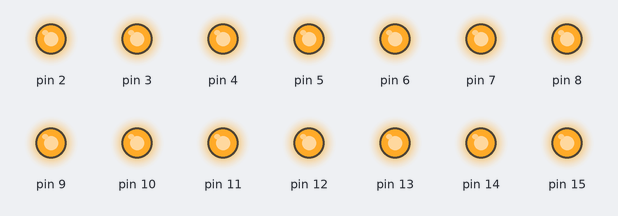
The sketch below on a simulated Arduino Mega 2560, built with avr-gcc and run on an emulated ATmega2560. Parts: output pins drawn as LEDs (lit = HIGH). Random numbers use the default seed unless the sketch sets one.

Above: at 0.1 s.
Timing chart, 0 to 1.6 s (numbered marks = the images above):
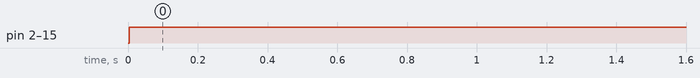

The sketch:

basic.ino
```cpp
struct Led {
  int x;
  int y;
  int sinkLayer;
  int outputNumber;
};

struct Sink {
  int outputNumber;
};

struct GridPoint {
  int x;
  int y;
  int z;
};

////--------------------------------------------------------------------------------------------------------------------------------------------------------------------------------------- STRUCTS END ////

GridPoint getGridPoint(int x, int y, int z) {
  GridPoint result;
  result.x = x;
  result.y = y;
  result.z = z;
  return result;
}

////------------------------------------------------------------------------------------------------------------------------------------------------------------------------------ HELPER FUNCTIONS END ////

Led LEDARRAY[6][6][6];
Sink SINKARRAY[6];

////--------------------------------------------------------------------------------------------------------------------------------------------------------------------------------------- GLOBALS END ////

void setupLedStructs() {
  int currentOutput = 2;
  for (int i = 0; i < 6; i++) {
    for (int j = 0; j < 6; j++) {
      int currentLayer = 48;
      for (int k = 0; k < 6; k++) {
        LEDARRAY[i][j][k].outputNumber = currentOutput;
        LEDARRAY[i][j][k].sinkLayer = k;
        LEDARRAY[i][j][k].x = i;
        LEDARRAY[i][j][k].y = j;
        pinMode(LEDARRAY[i][j][k].outputNumber, OUTPUT);
        currentLayer++;
      }
      currentOutput++;
    }
  }
}

void setupSinks() {
  for (int i = 48; i < 54; i++) {
    SINKARRAY[i - 48].outputNumber = i;
    pinMode(i, OUTPUT);
  }
}

void testAllLeds(int testDelay) {
  for (int i = 0; i < 6; i++) {
    for (int j = 0; j < 6; j++) {
      for (int k = 0; k < 6; k++) {
        ledOn(i, j, k);
        delay(testDelay);
        ledOff(i, j, k);
        closeAllSinks();
      }
    }
  }
}

////--------------------------------------------------------------------------------------------------------------------------------------------------------------------------------- SETUP AND TEST END////

void openAllSinks() {
  for (int i = 0; i < 6; i++) {
    digitalWrite(SINKARRAY[i].outputNumber, HIGH);
  }
}

void closeAllSinks() {
  for (int i = 0; i < 6; i++) {
    digitalWrite(SINKARRAY[i].outputNumber, LOW);
  }
}

void openSink(int sinkNumber) {
  digitalWrite(SINKARRAY[sinkNumber].outputNumber, HIGH);
}

void closeSink(int sinkNumber) {
  digitalWrite(SINKARRAY[sinkNumber].outputNumber, LOW);
}

////---------------------------------------------------------------------------------------------------------------------------------------------------------------------------------------.. SINKS END ////

void ledOn(int x, int y, int layer) {
  openSink(layer);
  digitalWrite(LEDARRAY[x][y][layer].outputNumber, HIGH);
}

void ledOff(int x, int y, int layer) {
  digitalWrite(LEDARRAY[x][y][layer].outputNumber, LOW);
}

void multipleLedsOn(GridPoint gridPoints[], int arraySize) {
  for (int i = 0; i < arraySize; i++) {
    ledOn(gridPoints[i].x, gridPoints[i].y, gridPoints[i].z);
  }
}

void multiLedsOff(GridPoint gridPoints[], int arraySize) {
  for (int i = 0; i < arraySize; i++) {
    ledOff(gridPoints[i].x, gridPoints[i].y, gridPoints[i].z);
  }
}

void allOn() {
  openAllSinks();
  for (int i = 0; i < 6; i++) {
    for (int j = 0; j < 6; j++) {
      for (int k = 0; k < 6; k++) {
        ledOn(i, j, k);
      }
    }
  }
}

void allOff() {
  closeAllSinks();
  for (int i = 0; i < 6; i++) {
    for (int j = 0; j < 6; j++) {
      for (int k = 0; k < 6; k++) {
        ledOff(i, j, k);
      }
    }
  }
}

////--------------------------------------------------------------------------------------------------------------------------------------------------------------------- DIGITAL ALL/SINGLE ON/OFF END ////

void layerOn(int layer) {
  openSink(layer);
  for (int i = 0; i < 6; i++) {
    for (int j = 0; j < 6; j++) {
      ledOn(i, j, layer);
    }
  }
}

void layerOff(int layer) {
  closeSink(layer);
  for (int i = 0; i < 6; i++) {
    for (int j = 0; j < 6; j++) {
      ledOff(i, j, layer);
    }
  }
}

void xLineOn(int pane, int layer) {
  openSink(layer);
  for (int i = 0; i < 6; i++) {
    for (int j = 0; j < 6; j++) {
      ledOn(i, pane, layer);
    }
  }
}

void xLineOff(int pane, int layer) {
  for (int i = 0; i < 6; i++) {
    for (int j = 0; j < 6; j++) {
      ledOff(i, pane, layer);
    }
  }
}

void yLineOn(int pane, int layer) {
  openSink(layer);
  for (int i = 0; i < 6; i++) {
    for (int j = 0; j < 6; j++) {
      ledOn(pane, i, layer);
    }
  }
}

void yLineOff(int pane, int layer) {
  for (int i = 0; i < 6; i++) {
    for (int j = 0; j < 6; j++) {
      ledOff(pane, i, layer);
    }
  }
}

void verticalLineOn(int x, int y) {
  openAllSinks();
  for (int i = 0; i < 6; i++) {
    ledOn(x, y, i);
  }
}

void verticalLineOff(int x, int y) {
  for (int i = 0; i < 6; i++) {
    ledOff(x, y, i);
  }
}

void xPaneOn(int pane) {
  openAllSinks();
  for (int i = 0; i < 6; i++) {
    for (int j = 0; j < 6; j++) {
      ledOn(i, pane, j);
    }
  }
}


void xPaneOff(int pane) {
  for (int i = 0; i < 6; i++) {
    for (int j = 0; j < 6; j++) {
      ledOff(i, pane, j);
    }
  }
}


void yPaneOn(int pane) {
  openAllSinks();
  for (int i = 0; i < 6; i++) {
    for (int j = 0; j < 6; j++) {
      ledOn(pane, i, j);
    }
  }
}


void yPaneOff(int pane) {
  for (int i = 0; i < 6; i++) {
    for (int j = 0; j < 6; j++) {
      ledOff(pane, i, j);
    }
  }
}

////------------------------------------------------------------------------------------------------------------------------------------------------------------------------- PANE AND EDGES ON/OFF END ////


void layerRun(int runDelay) {
  for (int i = 0; i < 6; i++) {
    layerOn(i);
    delay(runDelay);
    layerOff(i);
  }
  for (int i = 5; i >= 0; i--) {
    layerOn(i);
    delay(runDelay);
    layerOff(i);
  }
}

void layerRunReverse(int runDelay) {
  for (int i = 5; i >= 0; i--) {
    layerOn(i);
    delay(runDelay);
    layerOff(i);
  }

  for (int i = 0; i < 6; i++) {
    layerOn(i);
    delay(runDelay);
    layerOff(i);
  }
}

void xPaneRun(int runDelay) {
  for (int i = 0; i < 6; i++) {
    xPaneOn(i);
    delay(runDelay);
    xPaneOff(i);
  }
  for (int i = 5; i >= 0; i--) {
    xPaneOn(i);
    delay(runDelay);
    xPaneOff(i);
  }
}

void xPaneRunReverse(int runDelay) {
  for (int i = 5; i >= 0; i--) {
    xPaneOn(i);
    delay(runDelay);
    xPaneOff(i);
  }
  for (int i = 0; i < 6; i++) {
    xPaneOn(i);
    delay(runDelay);
    xPaneOff(i);
  }
}

void yPaneRun(int runDelay) {
  for (int i = 0; i < 6; i++) {
    yPaneOn(i);
    delay(runDelay);
    yPaneOff(i);
  }
  for (int i = 5; i >= 0; i--) {
    yPaneOn(i);
    delay(runDelay);
    yPaneOff(i);
  }
}

void yPaneRunReverse(int runDelay) {
  for (int i = 5; i >= 0; i--) {
    yPaneOn(i);
    delay(runDelay);
    yPaneOff(i);
  }
  for (int i = 0; i < 6; i++) {
    yPaneOn(i);
    delay(runDelay);
    yPaneOff(i);
  }
}

////------------------------------------------------------------------------------------------------------------------------------------------------------------------------------------- PANE RUNS END ////

void verticalLineRun(int delayTime, int runLength) {
  int currentX = 0;
  int currentY = 0;
  for (int i = 0; i < runLength; i++) {
    verticalLineOn(currentX, currentY);
    delay(delayTime);
    bool validDirection = false;
    int nextDirection = -1;
    while(!validDirection) {
      validDirection = true;
      nextDirection = random(4);
      if ((nextDirection == 0 && currentY == 5) || (nextDirection == 1 && currentX == 0) || (nextDirection == 2 && currentY == 0) || (nextDirection == 3 && currentX == 5)) {
        validDirection = false;
      }
    }
    verticalLineOff(currentX, currentY);
    switch(nextDirection) {
      case 0: currentY++; break;
      case 1: currentX--; break;
      case 2: currentY--; break;
      case 3: currentX++; break;
    }
  }
}

////------------------------------------------------------------------------------------------------------------------------------------------------------------------------------------- LINE RUNS END ////

void fillAndDrainVertical(int fillDelay, int drainDelay) {
  int delayTime = fillDelay;
  for (int j = 1; j <= 2; j++) {
    if (j == 2)
      delayTime = drainDelay;
    for (int i = 0; i < 6; i++) {
      verticalLineOn(0,i);
      delay(delayTime);
    }
    for (int i = 1; i < 6; i++) {
      verticalLineOn(i,5);
      delay(delayTime);
    }
    for (int i = 4; i >= 0; i--) {
      verticalLineOn(5,i);
      delay(delayTime);
    }
    for (int i = 4; i > 0; i--) {
      verticalLineOn(i,0);
      delay(delayTime);
    }
    for (int i = 0; i < 6; i++) {
      verticalLineOff(0,i);
      delay(delayTime);
    }
    for (int i = 1; i < 6; i++) {
      verticalLineOff(i,5);
      delay(delayTime);
    }
    for (int i = 4; i >= 0; i--) {
      verticalLineOff(5,i);
      delay(delayTime);
    }
   for (int i = 4; i > 0; i--) {
      verticalLineOff(i,0);
      delay(delayTime);
    }
  }
}

void edgeCube() {
  xLineOn(0, 0);
  xLineOn(0, 5);
  xLineOn(5, 0);
  xLineOn(5, 5);
  yLineOn(0, 0);
  yLineOn(0, 5);
  yLineOn(5, 0);
  yLineOn(5, 5);
  delay(5);
  yLineOff(0, 0);
  yLineOff(0, 5);
  yLineOff(5, 0);
  yLineOff(5, 5);
  xLineOff(0, 0);
  xLineOff(0, 5);
  xLineOff(5, 0);
  xLineOff(5, 5);
  closeAllSinks();
  verticalLineOn(0, 0);
  verticalLineOn(0, 5);
  verticalLineOn(5, 0);
  verticalLineOn(5, 5);
  delay(5);
  verticalLineOff(0, 0);
  verticalLineOff(0, 5);
  verticalLineOff(5, 0);
  verticalLineOff(5, 5);
  closeAllSinks();
}

void randomInterval(int switches, int switchDelay) {
  for (int i = 0; i < switches; i++) {
    int x = random(6);
    int y = random(6);
    int z = random(6);
    ledOn(x, y, z);
    delay(switchDelay);
    ledOff(x, y, z);
    layerOff(z);
  }
}

void paneBlinkBlitz(int delayTime) {

  layerRun(50);
  layerRun(50);
  layerRun(50);
  xPaneRun(50);
  xPaneRun(50);
  xPaneRun(50);
  yPaneRun(50);
  yPaneRun(50);
  yPaneRun(50);
  allOff();
  delay(100);
  allOn();
  delay(100);
  allOff();
  delay(100);
  allOn();
  delay(100);
  allOff();
  delay(100);
  allOn();
  delay(100);
  allOff();
  randomInterval(200, 50);
}

void randomOnOrOff(int delayTime) {
  int onOrOff = random(2);
  int x = random(6);
  int y = random(6);
  int z = random(6);
  if (onOrOff == 0) {
    ledOn(x,y,z);
  } else {
    ledOff(x,y,z);
  }
  delay(delayTime);
}

void randomOnOutsidePane() {
  int x = random(6);
  int y = random(6);
  int atEnd = random(2);
  if (atEnd == 1)
    atEnd = 5;
  int zeroPane = random(3);
  if (zeroPane == 0) {
    ledOn(atEnd, x, y);
    delay(100);
    ledOff(atEnd, x, y);
  }
  if (zeroPane == 1) {
    ledOn(x, atEnd, y);
    delay(100);
    ledOff(x, atEnd, y);
  }
  if (zeroPane == 2) {
    ledOn(y, x, atEnd);
    delay(100);
    ledOff(y, x, atEnd);
  }
}

GridPoint getRandomLedOnOutsidePane() {
  GridPoint result;
  int a = random(6);
  int b = random(6);
  int atEnd = (2);
  if (atEnd == 1)
    atEnd = 5;
  int whichPaneZero = random(3);
  if (whichPaneZero == 0) {
    result.x = atEnd;
    result.y = a;
    result.z = b;
  } else if (whichPaneZero == 1) {
    result.x = a;
    result.y = atEnd;
    result.z = b;
  } else {
    result.x = a;
    result.y = b;
    result.z = atEnd;
  }
  return result;
}

void singleRunningLed(int delayTime) {
  GridPoint gridPoint = getRandomLedOnOutsidePane();
  ledOn(gridPoint.x, gridPoint.y, gridPoint.z);
}


void setup() {
  setupLedStructs();
  setupSinks();
  allOff();
  Serial.begin(9600);
}

void loop() {
  allOn();
}
```

Measured:
- by itself, pin 2–15: LOW → HIGH at 0.00 s
